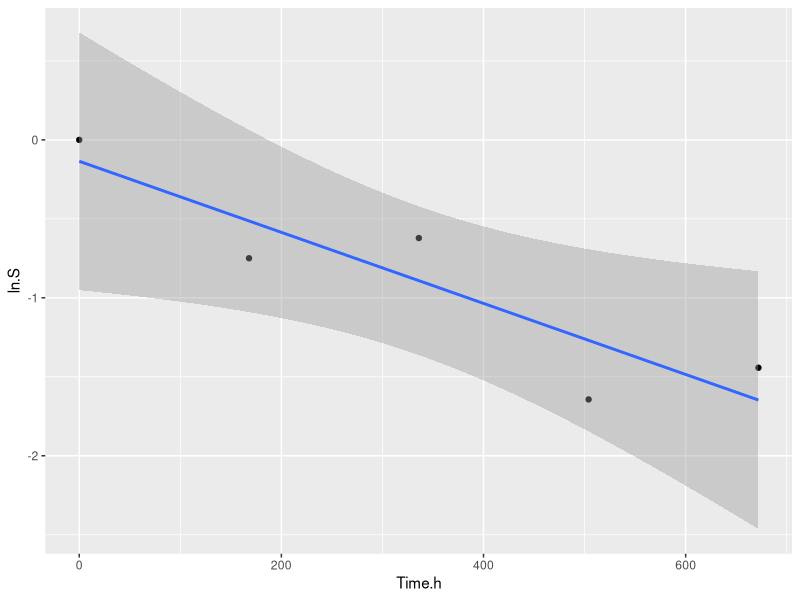
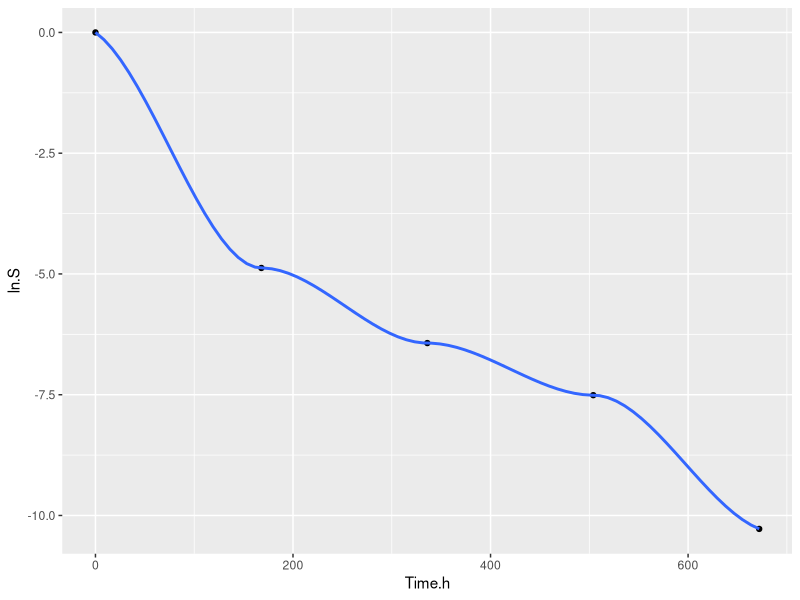
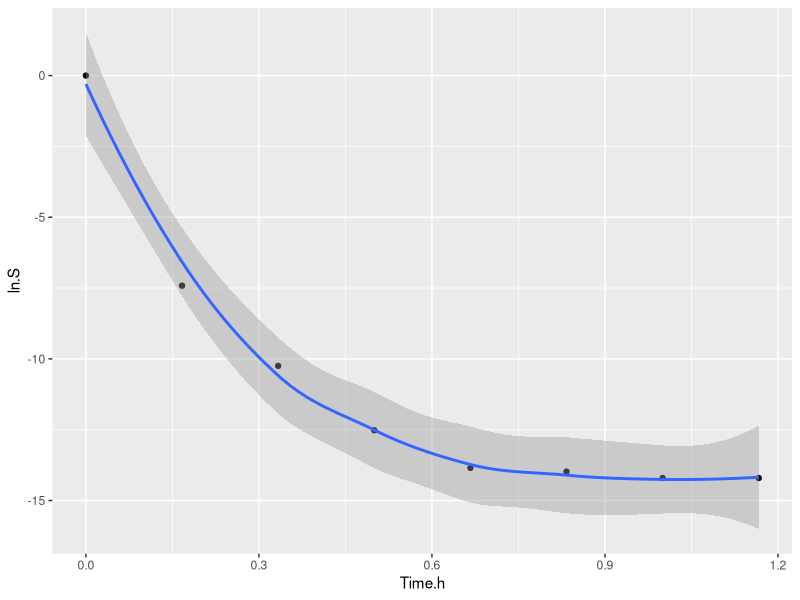
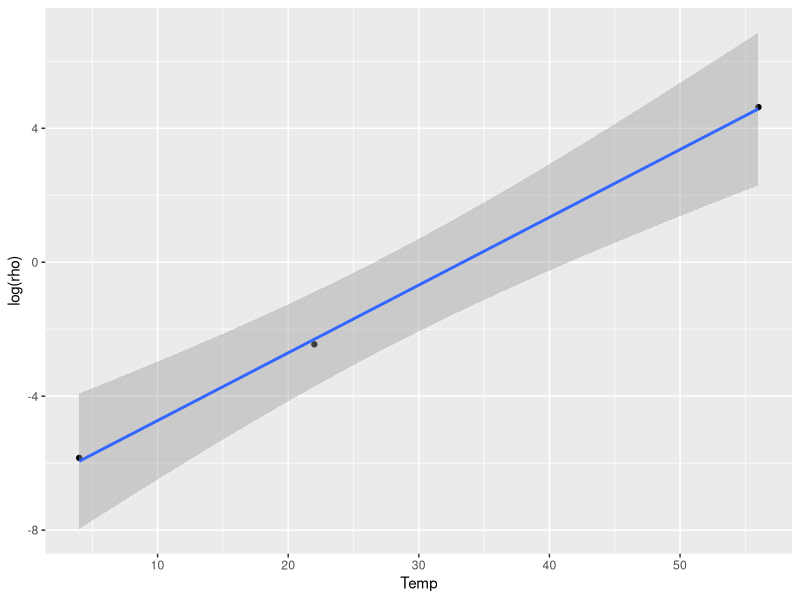
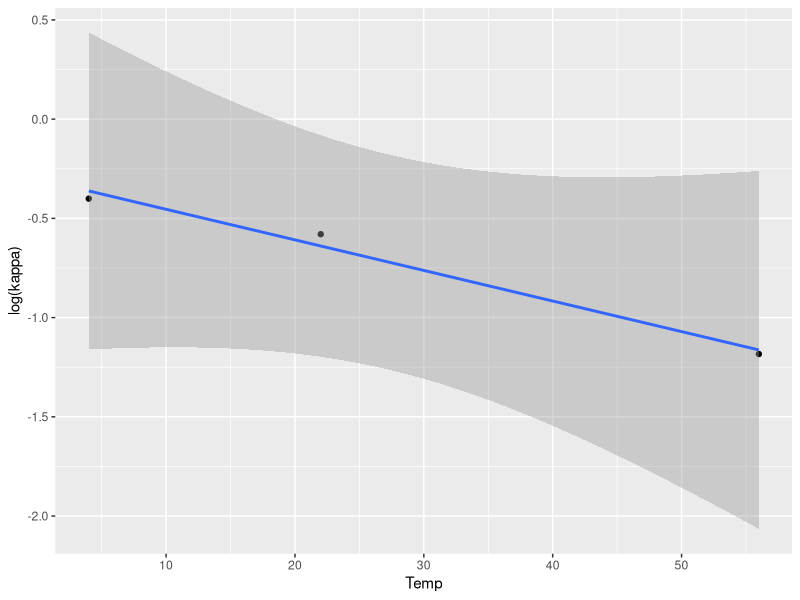
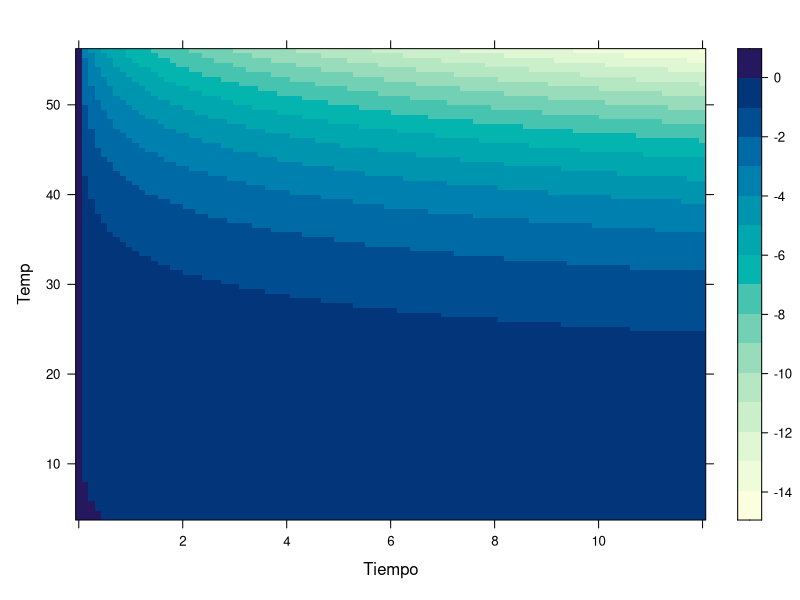

Recreate these plots in R, in order.
## ---- chunk 1
knitr::opts_chunk$set(echo = TRUE)
## ---- chunk 2
datos <- read.csv("Nicho/Datos/HeV-survival.csv")

d.4 <- subset(datos, Temp == 4)
d.22 <- subset(datos, Temp == 22)
d.56 <- subset(datos, Temp == 56)
## ---- chunk 3
library(ggplot2)

ggplot(d.4) + geom_point(aes(x = Time.h, y = ln.S)) +
  geom_smooth(aes(x = Time.h, y = ln.S), method = "lm")

ggplot(d.22) + geom_point(aes(x = Time.h, y = ln.S)) +
  geom_smooth(aes(x = Time.h, y = ln.S), method = "loess")

ggplot(d.56) + geom_point(aes(x = Time.h, y = ln.S)) +
  geom_smooth(aes(x = Time.h, y = ln.S), method = "loess")
## ---- chunk 4
m4 <- nls(ln.S ~ -( rho * Time.h )^ (kappa), 
          data = d.4, 
          start = list(rho = 1, kappa = 0.9),
          lower = c(0.00001, 0.1),
          upper = c(1, 1),
          algorithm =  "port")

m22 <- nls(ln.S ~ -( rho * Time.h )^ (kappa), 
          data = d.22, 
          start = list(rho = 1, kappa = 0.9),
          lower = c(0.0001, 0.1),
          upper = c(1, 1),
          algorithm =  "port")

m56 <- nls(ln.S ~ -( rho * Time )^ (kappa), 
          data = d.56, 
          start = list(rho = 1, kappa = 0.9),
          lower = c(0.1, 0.1),
          upper = c(105, 1.5),
          algorithm =  "port")
## ---- chunk 5
par.estim <- data.frame(rbind(coef(m4), coef(m22), coef(m56)))

par.estim$Temp <-c(4, 22, 56)

ggplot(par.estim) + geom_point(aes(x = Temp, y = log(rho))) +
  geom_smooth(aes(x = Temp, y = log(rho)), method = "lm")
ggplot(par.estim) + geom_point(aes(x = Temp, y = log(kappa))) +
  geom_smooth(aes(x = Temp, y = log(kappa)), method = "lm")
## ---- chunk 6
m.rho <- lm(log(rho) ~ Temp, data = par.estim)
m.kappa <- lm(log(kappa) ~ Temp + Temp^2, data = par.estim)

rho.coef <- coef(m.rho)
kappa.coef <- coef(m.kappa)

coef.pk <- data.frame(par = c("ap", "Bp", "ak", "Bk"), 
                      valor = c(rho.coef, kappa.coef))
## ---- chunk 7
knitr::kable(coef.pk)
## ---- chunk 8
pars <- as.list(coef.pk$valor)
names(pars) <- coef.pk$par
mod <- nls(ln.S ~ -(exp(ap  + Bp * Temp) * Time.h)^exp(ak + Bk * Temp), 
           data = datos,
           start = pars,
           lower = c(-12, 0, -1, -0.05),
           upper = c(-3, 0.5, 0.1, 0.1),
           algorithm = "port")
summary(mod)
## ---- chunk 9
datos.nuevos <- expand.grid(Tiempo = seq(0, 12, len = 100),
                            Temp = seq(4, 56, len = 100))
knitr::kable(head(datos.nuevos))
## ---- chunk 10
weib <- function(Tiempo = NA, Temp = NA, pars = NA){
  ap <- pars$ap
  Bp <- pars$Bp
  ak <- pars$ak
  Bk <- pars$Bk
  
  p <- exp(ap + Bp * Temp)
  k <- exp(ak + Bk * Temp)
  
  S <- exp(- (p * Tiempo) ^ k)
  return(S)
}
## ---- chunk 11
pars.1 <- as.list(coef(mod))

Sup <- weib(Tiempo = datos.nuevos$Tiempo,
              Temp = datos.nuevos$Temp,
              pars = pars.1)

datos.nuevos$Sup <- Sup
## ---- chunk 12
library(lattice)

levelplot(log10(Sup) ~ Tiempo + Temp, data = datos.nuevos,
          drape = T)
